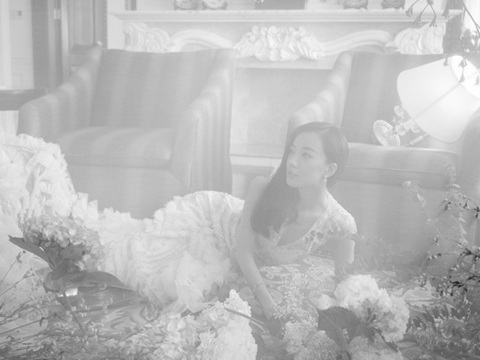
#> input picture img/clara_poco__contraste.bmp, 480 x 360 px
$ python Ejercicio1.py
#> lines starting #> are read from the running program, lines starting #| are printed output that depends on the picture
import cv2 as cv
import numpy as np
from matplotlib import pyplot as plt

#PREGUNTA 1
#
# Busca una imagen en escala de grises con poco contraste y clara (o luminosa). Cárgala como imagen en escala de grises, calcula y visualiza su histograma
# y justifica que efectivamente es una imagen con poco contraste y clara. Aumenta el contraste de la imagen:
#a) Mediante una tansformación de tipo raíz o potencia entera, justificando cuál es más apropiada. Diseña la operación para que el resultado se encuentre en [0.255].
#b) Mediante una ecualización del histograma. Explica en qué consiste este método.
#Compara los histogramas obtenidos y saca conclusiones. Explica detallada y razonadamente la solución aportada.

imgOrig = cv.imread('../img/clara_poco__contraste.bmp', 0)
#> imgOrig is the input picture: shape (360, 480); min 19, max 255, mean 187.4
cv.imshow('imgagen', imgOrig)
cv.waitKey(0)
imgHist = cv.calcHist([imgOrig], [0], None, [256], [0, 256])
#> imgHist = 256 values, max 2853 at index 189, min 0 at index 0, mean 675
plt.xlabel('Gris')
plt.ylabel('pxl')
plt.plot(imgHist)
plt.show()
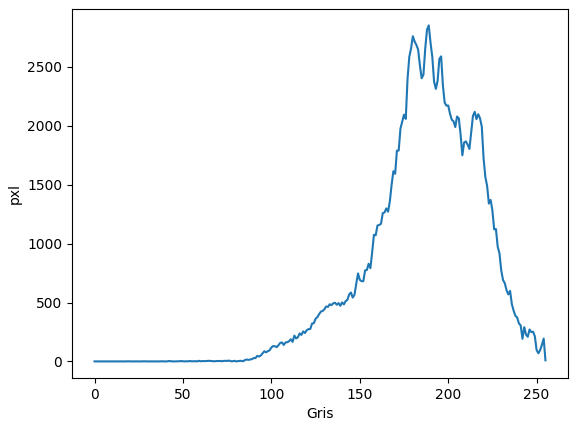
#> figure drawn by matplotlib, 1 panel; curve peaks at x = 189, y = 2853
cv.waitKey(0)
# Es una imagen con poco contraste porque casi todos los grises se acumulan en una pequeña franja y es claro porque está muy a la izquierda en el histograma es decir se acercan mucho a
# el blanco

#A)
n=3
filas, columnas = imgOrig.shape
#> filas = 360; columnas = 480
imgPot = np.zeros((filas, columnas),dtype=np.uint8)
r = np.max(imgOrig)
#> r = 255
c = r / pow(r, n)
#> c = 1.54e-05
for x in range(filas):
    for y in range(columnas):
        imgPot[x, y] = c * (pow(imgOrig[x, y], n))
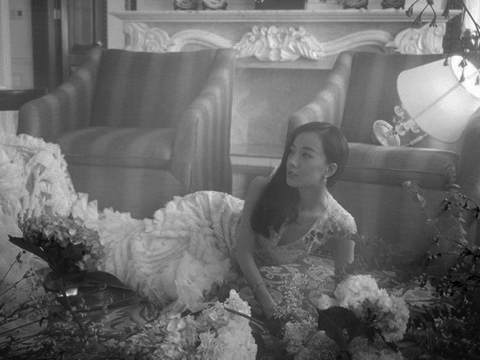
#> imgPot: shape (360, 480); min 0, max 255, mean 107.9
cv.imshow("resultado potencia", imgPot)
imgHist2 = cv.calcHist([imgPot], [0], None, [256], [0, 256])
#> imgHist2 = 256 values, max 2853 at index 103, min 0 at index 53, mean 675
plt.xlabel('Gris')
plt.ylabel('pxl')
plt.plot(imgHist2)
plt.show()
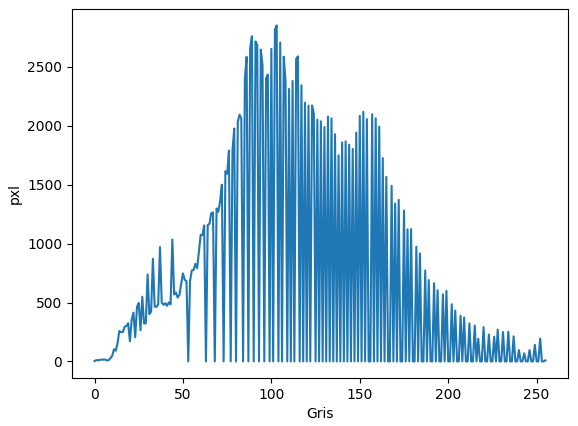
#> figure drawn by matplotlib, 1 panel; curve peaks at x = 103, y = 2853
cv.waitKey(0)

# Utilizo transformaciones tipo potencia de 3 debido a que es la que mejor contraste le da en vez de la transformacción tipo raiz la cual
# elimina aun mas el contrate, si aumentasemos la potencia en 1 se distorcionaría la imagen por lo tante el máximo que le podemos dar es de 3.
# La escala de grises es mucho mas amplia en este nuevo histograma, lo comprobamos viendo como los pixeles se agrupan mas uniformemente
# que antes que se agrupaban todos en una pequeña franja.


# B)
imgEc=cv.equalizeHist(imgOrig)
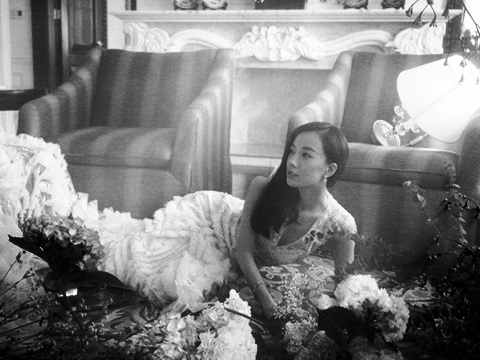
#> imgEc: shape (360, 480); min 0, max 255, mean 128.8
cv.imshow("resultado ecualizado", imgEc)
histEq = cv.calcHist(imgEc, [0], None, [256], [0,256])
#> histEq = 256 values, max 18 at index 72, min 0 at index 0, mean 1.88
plt.plot(histEq)
plt.show()
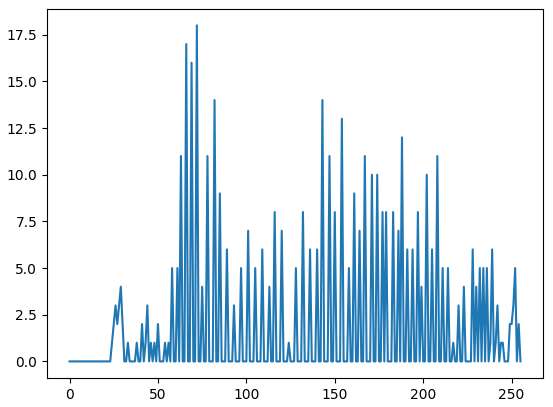
#> figure drawn by matplotlib, 1 panel; curve peaks at x = 72, y = 18
# La ecualización intenta hacer que los pixeles cambien su nivel de gris de forma que la probabilidad sea similar entre todos los niveles de grises.


# El contraste ha aumentado significativamente luego de hacer la potencia sin embargo ha habido un gran aumento en los tonos intermedios por lo tanto, aunque ciertamente
# el contraste ha aumentado sigue sin ser ideal ya que ignora ligeramente los tonos más claros y más oscuros.
# Una vez realizado la ecualización se ha podido comprobar como el contraste ha aumentado al maximo y la imagen se ve nitidamente desde los tonos mas oscuros a los más claros
# sin perdida de calidad.

$ run again, with img/Imagen_ejercicio_1_b.jpg saved as img/clara_poco__contraste.bmp
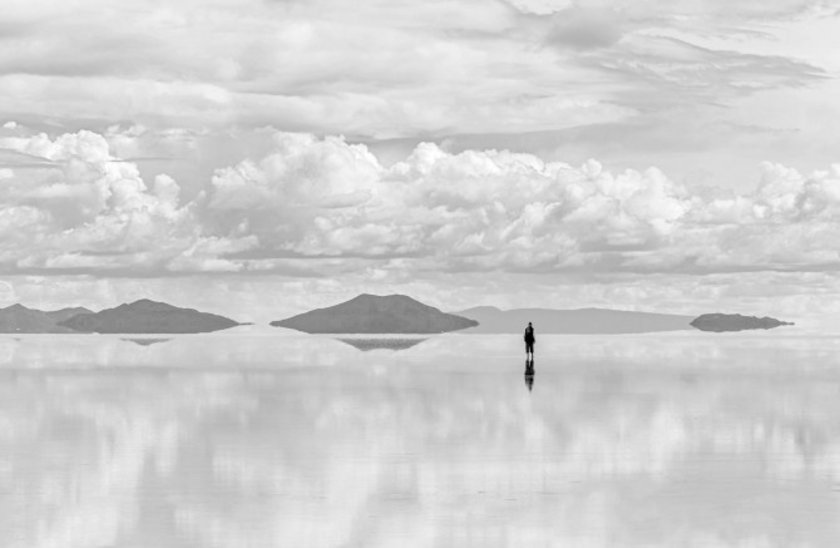
#> input picture img/Imagen_ejercicio_1_b.jpg, 840 x 548 px
#> imgOrig is the input picture: shape (548, 840); min 0, max 255, mean 208.3
#> imgHist = 256 values, max 13087 at index 211, min 0 at index 52, mean 1798.1
#> r = 255
#> c = 1.54e-05
#> after the loop `for x in range(filas):`:
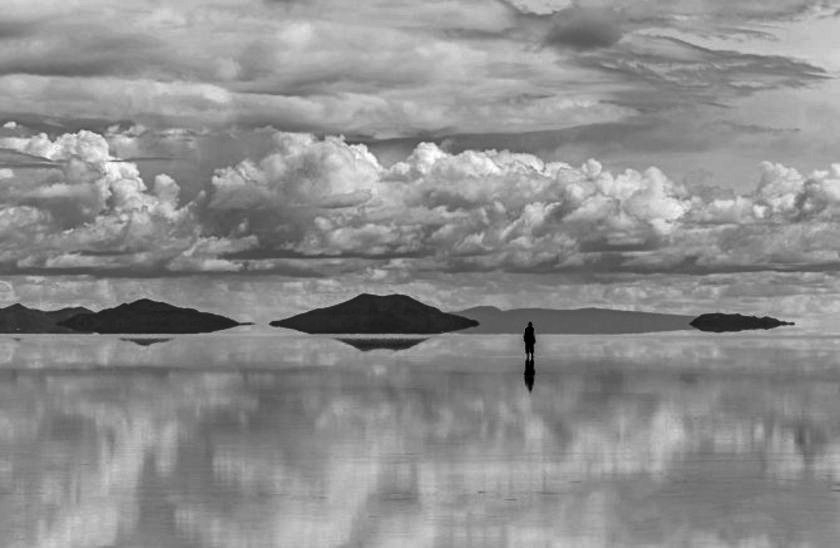
#> imgPot: shape (548, 840); min 0, max 255, mean 141.6
#> imgHist2 = 256 values, max 13087 at index 144, min 0 at index 53, mean 1798.1
#> histEq = 256 values, max 68 at index 241, min 0 at index 0, mean 3.28
#> `plt.show()`:
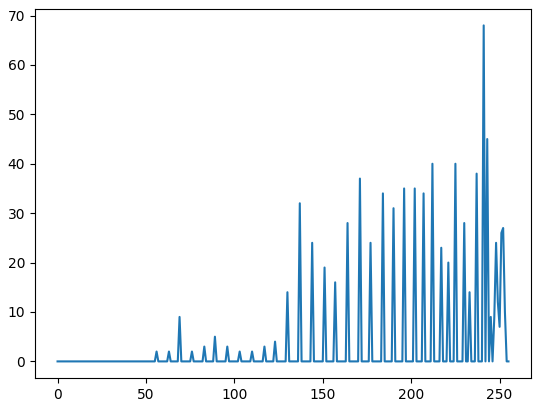
#> figure drawn by matplotlib, 1 panel; curve peaks at x = 241, y = 68
